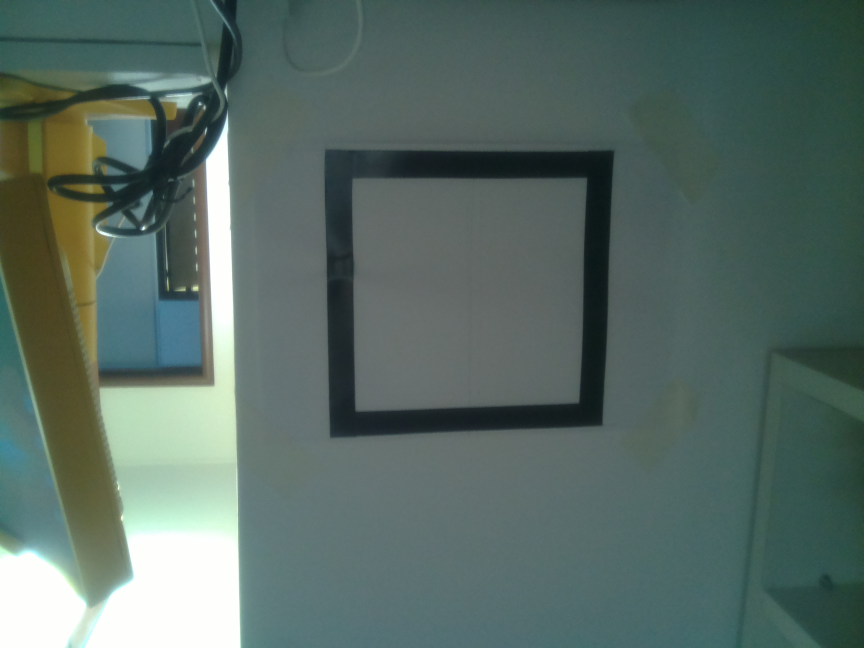
#> input picture theSquareTest/test.jpg, 2592 x 1944 px (shown at 1/3 size)
$ python projection.py
#> lines starting #> are read from the running program, lines starting #| are printed output that depends on the picture; after the words box and inside, x2 and y2 are one past the last pixel; in counts of white or black regions, pixels touching at a corner belong together
# import necessary libraries and when you have the tar file import the projector files

import argparse
import imutils
import cv2
import time

# from functions import ShapeDetector

# import piCamera

# 1: TURN PROJECTOR OFF BY DEFAULT
# use some Python GUI deal, that you can set to full screen

# 2: LOAD LIVE IMAGE DATA
# test image for now - we'll want it to be video stream later on

original = cv2.imread('test.jpg')
#> original is the input picture: shape (1944, 2592, 3); mean B, G, R 100.5, 107.1, 88.1
image = cv2.resize(original, (0, 0), fx=0.5, fy=0.5)

# 3: EXTRACT CONTOURS
# load the image, convert it to grayscale, blur it slightly and threshold it

gray = cv2.cvtColor(image, cv2.COLOR_BGR2GRAY)
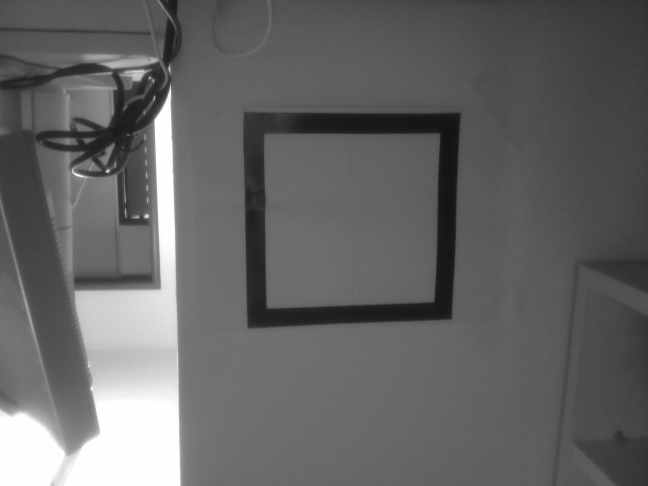
#> gray: shape (972, 1296) (shown at 1/2 size); min 17, max 255, mean 100.7
blurred = cv2.GaussianBlur(gray, (5, 5), 0)
thresh = cv2.threshold(blurred, 60, 255, cv2.THRESH_BINARY)[1]
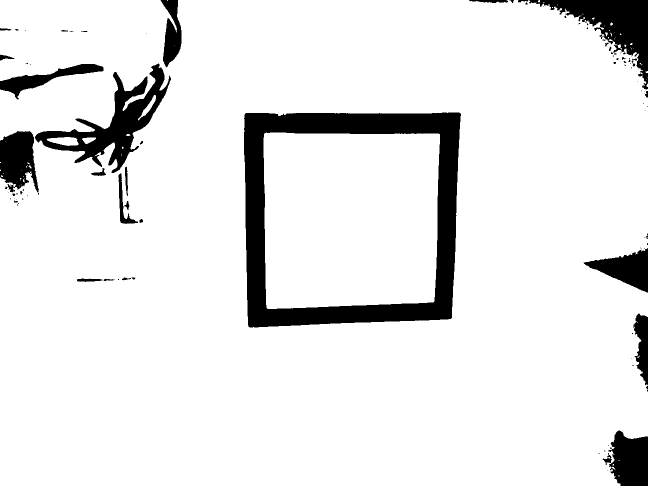
#> thresh: shape (972, 1296) (shown at 1/2 size); 90.5% white; 96 black regions (59 under 20 px)

# find contours in the thresholded images
contours, hierarchy = cv2.findContours(thresh.copy(), cv2.RETR_TREE, cv2.CHAIN_APPROX_SIMPLE)
#> contours = 145 contours, 108 with area under 20; largest, box (x1, y1, x2, y2) and area: (0, 0, 1296, 972) 1212452, (487, 224, 923, 656) 177480, (527, 265, 880, 618) 118348, (69, 126, 343, 347) 18209, (236, 346, 277, 449) 1045

#ratio = image.shape
font = cv2.FONT_HERSHEY_SIMPLEX

for c in contours:
    area = cv2.contourArea(c)
    approx = cv2.approxPolyDP(c, 0.04*cv2.arcLength(c, True), True)
    x = approx.ravel()[0]
    y = approx.ravel()[1]

    if 2000 < area < 150000:

        if len(approx) == 4:
            text = cv2.putText(image, "Rectangle", (x , y), font, 1, (240, 0, 159))
            cv2.drawContours(image, approx, -1, (240, 0, 159), 3)
            x_, y_, w, h = cv2.boundingRect(approx)
            shape = cv2.rectangle(image, (x_, y_), (x_ + w, y_ + h), (240, 0, 159), 5)

            for i in shape:
                M = cv2.moments(c)
                cX = int(M["m10"] / M["m00"])
                cY = int(M["m01"] / M["m00"])

                cv2.circle(image, (cX, cY), 7, (255, 255, 255), -1)
                cv2.putText(image, "center", (cX - 20, cY - 20), cv2.FONT_HERSHEY_SIMPLEX, 0.5, (255, 255, 255), 2)
#> this loop made 145 passes
#> (area, x, y, x_, y_, w, h) on pass 96: (118348, 529, 266, 529, 266, 351, 352)
#> (area, approx, x, y) on pass 55: (1212452, [[0, 0], [0, 971], [1240, 971], [1200, 44]], 0, 0)
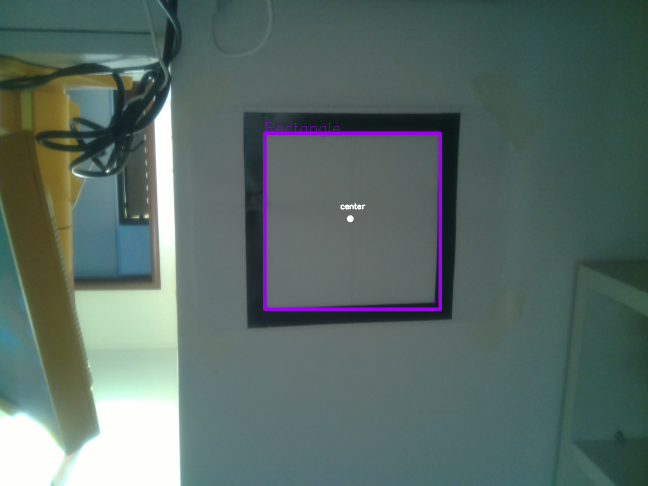
#> image: shape (972, 1296, 3) (shown at 1/2 size); mean B, G, R 102.2, 106.9, 89.2


cv2.imshow("win", image)


#     if len(approx) == 4:
#         shape = "square"
#         (x, y, w, h) = cv2.boundingRect(approx)
#         ar = w / float(h)
#         cv2.putText(image, shape, (cX, cY), cv2.FONT_HERSHEY_SIMPLEX, 0.5, (255,255,255), 2)
#     else:
#         shape = "unidentified"
#
#

# display image + contours


# logic?:
# find square contour, find center of square contour.


# CHECK IF SQUARE
# if the contours has 4 sides and 4 intersections, it is a square.


# IF SQUARE, FIND CENTER POINT


# AVERAGE SQUARE CONTOURS
# return one clean contour

# COMPUTE SQUARE CENTER


# TURN PROJECTOR ON

# DISPLAY PNG IMAGE AT SQUARE CENTER
# you'll always want the size of your png image to be x% of the total area of the detected square.

cv2.waitKey(1)

time.sleep(60)

cv2.destroyAllWindows()
